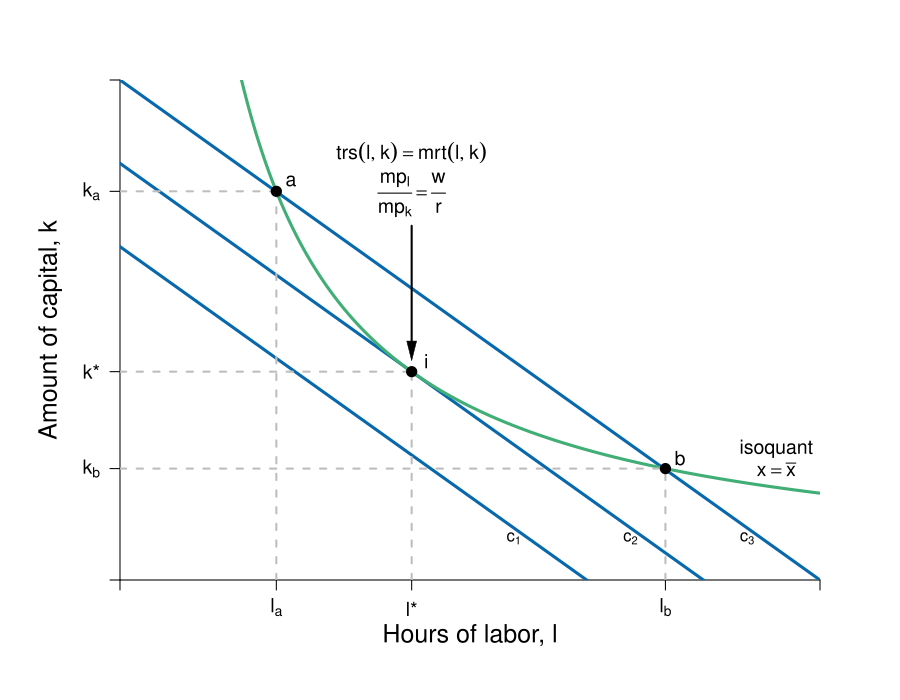

Here is the R script that generated this plot:
require(shape)
pdf(file = "bfh-textbook/firmmarketsupply/isocost_isoquant.pdf", width = 9, height = 7)

#Set parameters for graphics
axislabelsize <- 1.5
labelsize <- 1.2
graphlinewidth <- 3
segmentlinewidth <- 2

COL <- c("#7fc97f", "#beaed4", "#fdc086", "#ffff99", "#386cb0", "#f0027f", "#bf5b17", "#666666")
COLA <- c("#99d8c9","#66c2a4","#41ae76", "#238b45", "#005824")
COLB <- c("#4eb3d3", "#2b8cbe", "#0868ac","#084081")

#Edited the margins to cater for the larger LHS labels
par(mar =  c(6, 6, 4, 4))

isocost <- function(l, c = 10, w = 1, r = 1) {
  c - (w/r)*l
}


isoquant <- function(l, alpha = 0.5, x = 5) {
  (x / l^alpha)^(1/(1 - alpha))
}


xlims <- c(0, 12)
ylims <- c(0, 12)

npts <- 501 
x <- seq(xlims[1], xlims[2], length.out = npts)
y <- seq(ylims[1], ylims[2], length.out = npts) 
a <- c(13, 16.75, 19.25)

plot(0, 0, xlim = xlims, ylim = ylims, type = "n",
     xlab = expression(paste("")),
     ylab = expression(paste("")), 
     xaxt = "n", 
     yaxt = "n", 
     cex.lab = axislabelsize, 
     bty = "n",
     xaxs="i", 
     yaxs="i")

# ticksy <- seq(from = ylims[1], to = ylims[2], by = 1)
# ylabels <- seq(from = ylims[1], to = ylims[2], by = 1)
# ticksx <- seq(from = xlims[1], to = xlims[2], by = 1)
# xlabels <- seq(from = xlims[1], to = xlims[2], by = 1)
ticksy <- c(0, isoquant(l = 2.68), isoquant(l = 5), isoquant(l = 9.35) , ylims[2])
ylabels <- c(NA, expression(paste(k[a])), expression(paste(k,"*")), expression(paste(k[b])), NA)
ticksx <- c(0, 2.68, 5, 9.35, xlims[2])
xlabels <- c(NA, expression(paste(l[a])), expression(paste(l,"*")), expression(paste(l[b])), NA)




axis(1, at = ticksx, pos = 0, labels = xlabels, cex.axis = labelsize)
axis(2, at = ticksy, pos = 0, labels = ylabels, las = 1, cex.axis = labelsize)

npts <- 500 
xx1 <- seq(xlims[1], xlims[2], length.out = npts)

#lines(xx1, bcA(xx1, w = 10, p = 1.5), col = COLB[3], lwd = graphlinewidth)
lines(xx1, isocost(xx1, c = 10, w = 1, r = 1), col = COLB[3], lwd = graphlinewidth)
lines(xx1, isocost(xx1, c = 8, w = 1, r = 1), col = COLB[3], lwd = graphlinewidth)
lines(xx1, isocost(xx1, c = 12, w = 1, r = 1), col = COLB[3], lwd = graphlinewidth)
lines(xx1, isoquant(xx1, x = 5, alpha = 0.5), col = COLA[3], lwd = graphlinewidth)


#Label the axes
mtext(expression(paste("Hours of labor, ", l)), side=1, line = 2.5, cex = axislabelsize)
text(-1.2, 0.5*ylims[2], expression(paste("Amount of capital, ", k)), xpd = TRUE, cex = axislabelsize, srt = 90) 

#Label the isoquant curve
text(11.25, 3.15, expression("isoquant"), cex = labelsize)
text(11.25, 2.65, expression(paste(x == bar(x))), cex = labelsize)

#Label the price lines
text(6.75, 1, expression(paste(c[1])))
#text(8, 1.3, expression(paste(p[x] == 1)))
text(8.75, 1, expression(paste(c[2])))
#text(11.3, 3.7, expression(paste(p[x] == 0.5)))
text(10.75, 1, expression(paste(c[3])))
#text(11.3, 6.5, expression(paste(p[x] == 0.25)))

#Add the contour plot for the indifference curves
# contour(x, y, 
#         outer(x, y, uA),
#         drawlabels = FALSE,
#         col = COLA[3],
#         lwd = graphlinewidth,
#         levels = a, 
#         xaxs="i", 
#         yaxs="i", 
#         add = TRUE)

#Add the offer curve (superimposed on the indifference curves tangent to the price lines)
#xx2 <- seq(2, xlims[2], length.out = npts)
#lines(xx2, offerCurve(xx2, w = 10, rmax = 2, xmax = 12), col = COL[3], lwd = graphlinewidth)

#Annotate points on offer curve mrs = p for each of p = 1, 0.5, 0.25
#Where mrs = 2 - (1/6)*x

#Label a
segments(2.68, 0, 2.68, isoquant(l = 2.68), lty = 2, col = "gray" , lwd = segmentlinewidth)
segments(0, isoquant(l = 2.68) , 2.68, isoquant(l = 2.68), lty = 2, col = "gray" , lwd = segmentlinewidth)
points(2.68, isoquant(l = 2.68), pch = 16, col = "black", cex = 1.5)
text(2.68 + 0.25, isoquant(l = 2.68) + 0.25, expression(paste(a)), cex = labelsize)

#Label b
segments(9.35, 0, 9.35, isoquant(9.35), lty = 2, col = "gray" , lwd = segmentlinewidth)
segments(0, isoquant(l = 9.35) , 9.35, isoquant(l = 9.35), lty = 2, col = "gray" , lwd = segmentlinewidth)
points(9.35, isoquant(l = 9.35), pch = 16, col = "black", cex = 1.5)
text(9.35 + 0.25, isoquant(l = 9.35) + 0.25, expression(paste(b)), cex = labelsize)


#Label i
segments(0, 5, 5, 5, lty = 2, col = "gray" , lwd = segmentlinewidth)
segments(5, 0, 5, 5, lty = 2, col = "gray" , lwd = segmentlinewidth)
points(5, 5, pch = 16, col = "black", cex = 1.5)
text(5.25, 5.25, expression(paste(i)), cex = labelsize)

#Add mrs = mrt at i
text(5, 10.25, expression(paste(trs(l,k) == mrt(l,k))), cex = labelsize)
text(5, 9.25, expression(paste(frac(mp[l], mp[k]) == frac(w,r))), cex = labelsize)
Arrows(5, 8.5, 5, 5.5, col = "black", lty = 1, lwd = 2, arr.type = "triangle", arr.lwd = 0.5)


#text(9, 5.9, expression(paste(b)), cex = labelsize)
#text(10.5, 7.775, expression(paste(c)), cex = labelsize)

dev.off()
